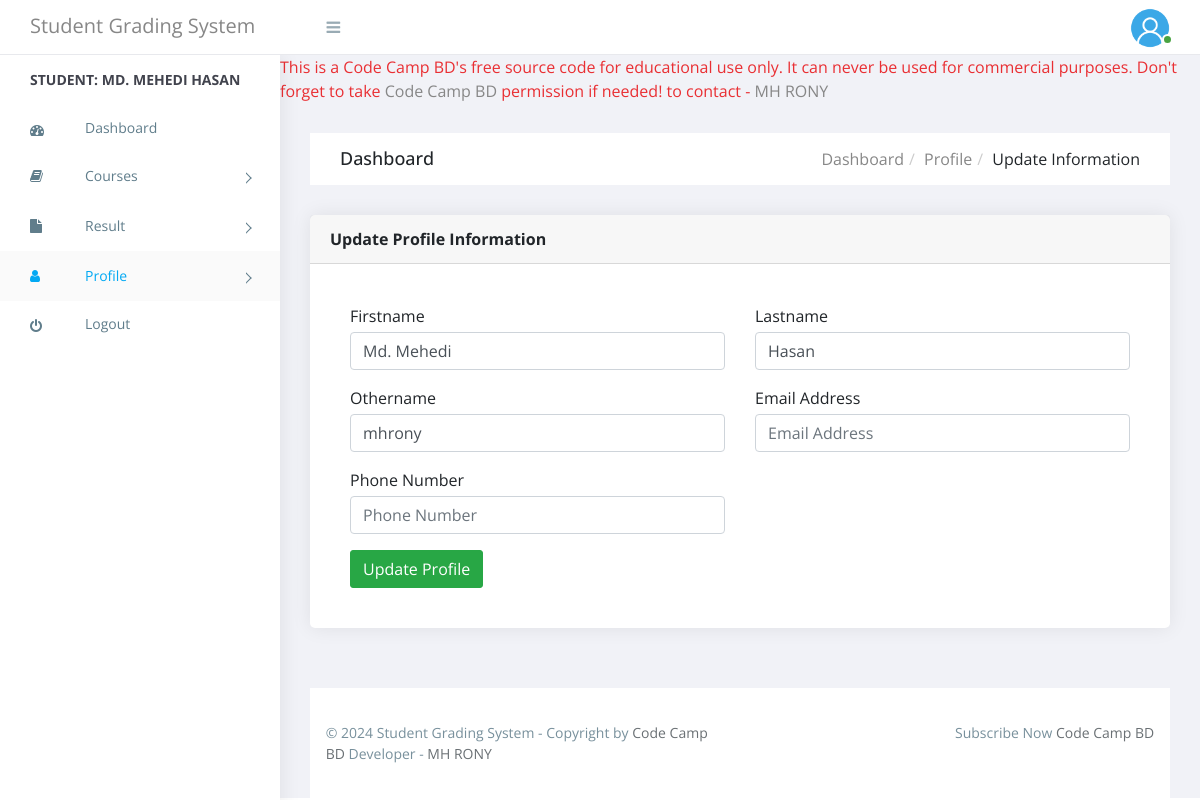
The page /School-Guide-Management-System-in-PHP/student/updateProfile.php (signed in) on the database its author committed.
### tables this page shows
CREATE TABLE `tblstudent` (
  `Id` int(20) NOT NULL,
  `firstName` varchar(255) NOT NULL,
  `lastName` varchar(255) NOT NULL,
  `otherName` varchar(255) NOT NULL,
  `matricNo` varchar(255) NOT NULL,
  `password` varchar(255) NOT NULL DEFAULT 'student@ccbd',
  `levelId` int(10) NOT NULL,
  `facultyId` int(10) NOT NULL,
  `departmentId` int(10) NOT NULL,
  `sessionId` int(10) NOT NULL,
  `dateCreated` varchar(255) NOT NULL
);

### School-Guide-Management-System-in-PHP/includes/session.php (called while the page is built, shortened)
<?php
if (isset($_SESSION['staffId']))
{
    $staffId = $_SESSION['staffId'];
}
else if(isset($_SESSION['matricNo'])){
   $matricNo = $_SESSION['matricNo'];
}
else{
  echo "<script type = \"text/javascript\">
  window.location = (\"../index.php\");
  </script>";
}
?>

### School-Guide-Management-System-in-PHP/student/updateProfile.php (the view, shortened to what this page needs)
<?php
    include('../includes/session.php');
    $querys = mysqli_query($con,"select * from tblstudent where matricNo='$matricNo'");
    $rrow = mysqli_fetch_array($querys);
  ?>
<!doctype html>
 <html class="no-js" lang="">
<head>
    <link rel="stylesheet" href="https://cdn.jsdelivr.net/npm/normalize.css@8.0.0/normalize.min.css">
    <link rel="stylesheet" href="https://cdn.jsdelivr.net/npm/bootstrap@4.1.3/dist/css/bootstrap.min.css">
    <link rel="stylesheet" href="https://cdn.jsdelivr.net/npm/font-awesome@4.7.0/css/font-awesome.min.css">
    <link rel="stylesheet" href="https://cdn.jsdelivr.net/gh/lykmapipo/themify-icons@0.1.2/css/themify-icons.css">
    <link rel="stylesheet" href="https://cdn.jsdelivr.net/npm/pixeden-stroke-7-icon@1.2.3/pe-icon-7-stroke/dist/pe-icon-7-stroke.min.css">
    <link rel="stylesheet" href="https://cdnjs.cloudflare.com/ajax/libs/flag-icon-css/3.2.0/css/flag-icon.min.css">
    <link rel="stylesheet" href="../assets/css/cs-skin-elastic.css">
    <link rel="stylesheet" href="../assets/css/lib/datatable/dataTables.bootstrap.min.css">
    <link rel="stylesheet" href="../assets/css/style2.css">
</head>
<body>
    <?php $page="profile"; include 'includes/leftMenu.php';?>
    <div id="right-panel" class="right-panel">
            <?php include 'includes/header.php';?>
           <marquee onMouseOver="this.stop()" style="color: #e92f33;" onMouseOut="this.start()">This is a Code Camp BD's free source code for educational use only. It can never be used for commercial purposes. Don't forget to take <a target="_blank" href="https://www.youtube.com/@codecampbdofficial">Code Camp BD</a> permission if needed! to contact - <a target="_blank" href="https://www.facebook.com/dev.mhrony">MH RONY</a> </marquee>
        <div class="breadcrumbs">
            <div class="breadcrumbs-inner">
                <div class="row m-0">
                    <div class="col-sm-4">
                        <div class="page-header float-left">
                            <div class="page-title">
                                <h1>Dashboard</h1>
                            </div>
                        </div>
                    </div>
                    <div class="col-sm-8">
                        <div class="page-header float-right">
                            <div class="page-title">
                                <ol class="breadcrumb text-right">
                                    <li><a href="#">Dashboard</a></li>
                                    <li><a href="#">Profile</a></li>
                                    <li class="active">Update Information</li>
                                </ol>
                            </div>
                        </div>
                    </div>
                </div>
            </div>
        </div>
        <div class="content">
            <div class="animated fadeIn">
                <div class="row">
                    <div class="col-lg-12">
                        <div class="card">
                            <div class="card-header">
                                <strong class="card-title">Update Profile Information</strong>
                            </div>
                            <div class="card-body">
                                <div id="pay-invoice">
                                    <div class="card-body">
                                        <form method="Post" action="">
                                            <div class="row">
                                                <div class="col-6">
                                                    <div class="form-group">
                                                        <label for="cc-exp" class="control-label mb-1">Firstname</label>
                                                        <input id="" name="firstname" type="tel" class="form-control cc-exp" value="<?php echo $rrow['firstName'];?>" Required data-val="true" data-val-required="Please enter the card expiration" data-val-cc-exp="Please enter a valid month and year" placeholder="Firstname">
                                                    </div>
                                                </div>
                                                <div class="col-6">
                                                    <label for="x_card_code" class="control-label mb-1">Lastname</label>
                                                        <input id="" name="lastname" type="tel" class="form-control cc-cvc" value="<?php echo $rrow['lastName'];?>" Required data-val="true" data-val-required="Please enter the security code" data-val-cc-cvc="Please enter a valid security code" placeholder="Lastname">
                                                        </div>
                                                    </div>
                                                    <div>
                                            <div class="row">
                                                <div class="col-6">
                                                    <div class="form-group">
                                                        <label for="cc-exp" class="control-label mb-1">Othername</label>
                                                        <input id="" name="othername" type="text" class="form-control cc-exp" value="<?php echo $rrow['otherName'];?>" data-val="true" data-val-required="Please enter the card expiration" data-val-cc-exp="Please enter a valid month and year" placeholder="Othername">
                                                    </div>
                                                </div>
                                            <div class="col-6">
                                                <div class="form-group">
                                                    <label for="x_card_code" class="control-label mb-1">Email Address</label>
                                                    <input id="" name="emailAddress" type="email" class="form-control cc-cvc" value="<?php echo $rrow['emailAddress'];?>" Required data-val="true" data-val-required="Please enter the security code" data-val-cc-cvc="Please enter a valid security code" placeholder="Email Address">
                                                </div>
                                            </div>
                                        </div>
                                        <div class="row">
                                                <div class="col-6">
                                                    <div class="form-group">
                                                        <label for="cc-exp" class="control-label mb-1">Phone Number</label>
                                                        <input id="" name="phoneNo" type="text" class="form-control cc-exp" value="<?php echo $rrow['phoneNo'];?>" Required data-val="true" data-val-required="Please enter the card expiration" data-val-cc-exp="Please enter a valid month and year" placeholder="Phone Number">
                                                    </div>
                                                </div>
                                        </div>
                                                <button type="submit" name="submit" class="btn btn-success">Update Profile</button>
                                            </div>
                                        </form>
                                    </div>
                                </div>
                            </div>
                        </div>
                    </div>
            </div>
        </div>
    </div>
        <?php include 'includes/footer.php';?>
</div>
</body>
</html>

### School-Guide-Management-System-in-PHP/student/includes/leftMenu.php (shortened to what this page needs)
<?php
    $query = mysqli_query($con,"SELECT * FROM tblstudent WHERE matricNo='$matricNo'");
    $row = mysqli_fetch_array($query);
    $fullName = $row['firstName'].' '.$row['lastName'];
?><!--  Author Name: MH RONY.
<aside id="left-panel" class="left-panel">
        <nav class="navbar navbar-expand-sm navbar-default">
            <div id="main-menu" class="main-menu collapse navbar-collapse">
                <ul class="nav navbar-nav">
                    <li class="menu-title">Student:&nbsp;<?php echo $fullName;?></li>
                    <li class="<?php if($page=='dashboard'){ echo 'active'; }?>">
                        <a href="index.php"><i class="menu-icon fa fa-dashboard"></i>Dashboard </a>
                    </li>
                    <li class="menu-item-has-children dropdown <?php if($page=='courses'){ echo 'active'; }?>">
                        <a href="#" class="dropdown-toggle" data-toggle="dropdown" aria-haspopup="true"
                            aria-expanded="false"> <i class="menu-icon fa fa-book"></i>Courses</a>
                    </li>
                     <li class="menu-item-has-children dropdown <?php if($page=='result'){ echo 'active'; }?>">
                        <a href="#" class="dropdown-toggle" data-toggle="dropdown" aria-haspopup="true"
                            aria-expanded="false"> <i class="menu-icon fa fa-file"></i>Result</a>
                    </li>
                    <li class="menu-item-has-children dropdown <?php if($page=='profile'){ echo 'active'; }?>">
                        <a href="#" class="dropdown-toggle" data-toggle="dropdown" aria-haspopup="true"
                            aria-expanded="false"> <i class="menu-icon fa fa-user"></i>Profile</a>
                            </li>
                        </ul>
                         <li>
                        <a href="logout.php"> <i class="menu-icon fa fa-power-off"></i>Logout </a>
                    </li>
            </div>
        </nav>
    </aside>

### School-Guide-Management-System-in-PHP/assets/css/style2.css (style rules this page uses)
body { display: table; font-family: "Open Sans", sans-serif; font-size: 16px; width: 100%; }
a, button { text-decoration: none; outline: none !important; color: #878787; -webkit-transition: all 0.25s ease; transition: all 0.25s ease; }
h1, h2, h3, h4, h5, h6 { margin: 0; }
ul, ol { padding-left: 0; }
.btn, button, input, textarea { -webkit-box-shadow: none; box-shadow: none; outline: 0 !important; }
.btn { border-radius: 3px; }
aside.left-panel { background: #fff; height: 100vh; padding: 0; vertical-align: top; width: 280px; -webkit-box-shadow: 1px 0 20px rgba(0, 0, 0, 0.08); box-shadow: 1px 0 20px rgba(0, 0, 0, 0.08); position: fixed; left: 0; bottom: 0; top: 55px; z-index: 999; }
.navbar { background: #fff; border-radius: 0; border: none; display: inline-block; margin: 0; padding: 0; vertical-align: top; }
.navbar .main-menu { float: left; padding: 0; padding-bottom: 50px; }
.navbar .menu-title { color: #41434d; clear: both; display: block; font-family: "Open Sans"; font-size: 14px; font-weight: 700; line-height: 50px; padding: 0; text-transform: uppercase; width: 100%; }
.navbar .navbar-nav { float: none; position: relative; }
.navbar .navbar-nav > li { padding-left: 30px; padding-right: 30px; }
.navbar .navbar-nav > li.active { background: #fafafa; }
.navbar .navbar-nav li { width: 100%; }
.navbar .navbar-nav li.active .menu-icon, .navbar .navbar-nav li:hover .toggle_nav_button:before, .navbar .navbar-nav li .toggle_nav_button.nav-open:before { color: #03a9f3; }
.navbar .navbar-nav li .dropdown-toggle:after { display: none; }
.navbar .navbar-nav li > a { background: none !important; color: #607d8b; display: inline-block; font-size: 14px; line-height: 26px; padding: 10px 0; position: relative; width: 100%; }
.navbar .navbar-nav li > a .menu-icon { color: #607d8b; float: left; margin-top: 8px; width: 55px; text-align: left; z-index: 9; }
.navbar .navbar-nav li.menu-item-has-children { position: relative; }
.navbar .navbar-nav li.menu-item-has-children a { line-height: 30px; }
.navbar .navbar-nav li.menu-item-has-children a:before { content: ""; position: absolute; top: 23px; right: 0; width: 8px; height: 8px; border-style: solid; border-width: 1px; border-color: #607d8b #607d8b transparent transparent; -webkit-transform: rotate(45deg); transform: rotate(45deg); -webkit-transition: all 0.25s ease; transition: all 0.25s ease; }
.navbar .navbar-nav > .active > a, .navbar .navbar-nav > .active > a:focus, .navbar .navbar-nav > .active > a:hover { color: #03a9f3; }
.right-panel { background: #f1f2f7; margin-left: 280px; margin-top: 55px; }
.right-panel .breadcrumbs { float: left; margin-top: 30px; padding: 0 1.875em; width: 100%; }
.right-panel .breadcrumbs .breadcrumbs-inner { background-color: #fff; }
.right-panel .page-header { min-height: 50px; margin: 0px; padding: 0px 15px; background: #ffffff; border-bottom: 0px; }
.right-panel .page-header h1 { font-size: 18px; padding: 15px 0; }
.right-panel .page-header .breadcrumb { margin: 0px; padding: 13.5px 0; background: #fff; text-transform: capitalize; }
.right-panel .page-header .breadcrumb > li + li:before { padding: 0 5px; color: #ccc; content: "/\00a0"; }
.content { float: left; padding: 1.875em; width: 100%; }
.card { margin-bottom: 1.875em; border-radius: 5px; padding: 0; border: 0px solid transparent; -webkit-box-shadow: 0 0 20px rgba(0, 0, 0, 0.08); box-shadow: 0 0 20px rgba(0, 0, 0, 0.08); }
.card .card-body { float: left; padding: 1.25em; position: relative; width: 100%; }
.btn, .button { display: inline-block; font-weight: 400; text-align: center; white-space: nowrap; vertical-align: middle; -webkit-transition: all 0.15s ease-in-out; transition: all 0.15s ease-in-out; border-radius: 3; cursor: pointer; }
@media (max-width: 1368px) { .card-body { padding: 15px; } }

### rows shown on the page
tblstudent: fullName "MD. MEHEDI HASAN", firstname "Md. Mehedi", lastname "Hasan", othername "mhrony"
